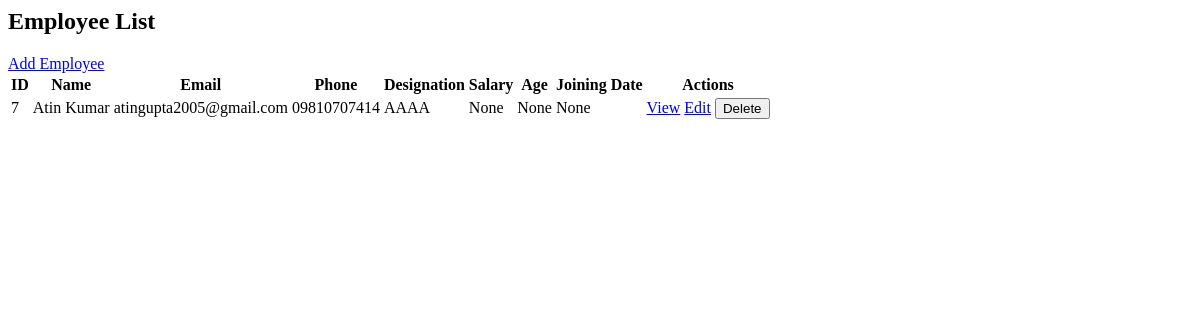
Before: / with the older database file.
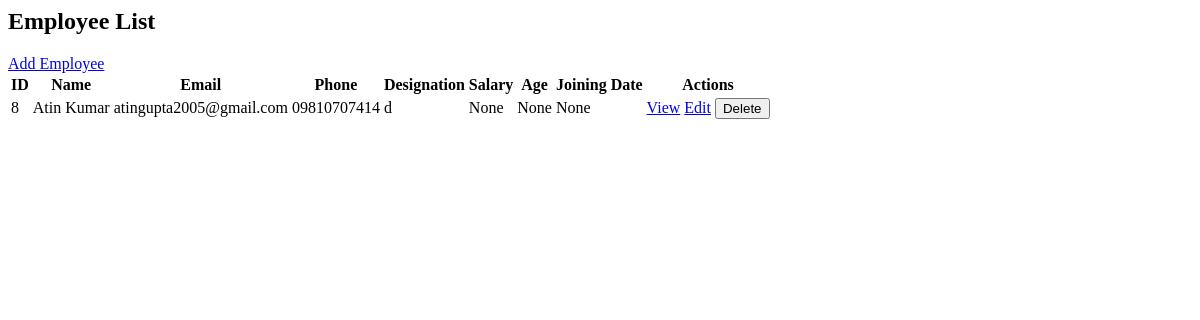
After: the same page with the newer database file.
### tables this page shows
CREATE TABLE employees (
        id INTEGER PRIMARY KEY AUTOINCREMENT,
        name TEXT NOT NULL,
        email TEXT NOT NULL,
        phone TEXT NOT NULL,
        designation TEXT NOT NULL
    , salary REAL, age INTEGER, joining_date TEXT);

### app.py (the view)
@app.route('/')
def home():
    conn = get_db_connection()
    employees = conn.execute('SELECT * FROM employees').fetchall()
    conn.close()
    return render_template('home.html', employees=employees)

### app.py (called while the page is built)
def get_db_connection():
    conn = sqlite3.connect(DATABASE)
    conn.row_factory = sqlite3.Row
    return conn

### templates/home.html (shortened to what this page needs)
{% block content %}
<h2>Employee List</h2>
<a href="{{ url_for('add_employee') }}" class="button">Add Employee</a>
<table>
    <thead>
        <tr>
            <th>ID</th>
            <th>Name</th>
            <th>Email</th>
            <th>Phone</th>
            <th>Designation</th>
            <th>Salary</th>
            <th>Age</th>
            <th>Joining Date</th>
            <th>Actions</th>
        </tr>
    </thead>
    <tbody>
        {% for employee in employees %}
        <tr>
            <td>{{ employee.id }}</td>
            <td>{{ employee.name }}</td>
            <td>{{ employee.email }}</td>
            <td>{{ employee.phone }}</td>
            <td>{{ employee.designation }}</td>
            <td>{{ employee.salary }}</td>
            <td>{{ employee.age }}</td>
            <td>{{ employee.joining_date }}</td>
            <td>
                <a href="{{ url_for('employee_details', id=employee.id) }}" class="button">View</a>
                <a href="{{ url_for('edit_employee', id=employee.id) }}" class="button">Edit</a>
                <form action="{{ url_for('delete_employee', id=employee.id) }}" method="post" style="display:inline;">
                    <button type="submit" class="button delete delete-button">Delete</button>
                </form>
            </td>
        </tr>
        {% endfor %}
    </tbody>
</table>
{% endblock %}

Changed rows visible on the page:
removed employees: id "7", name "Atin Kumar", email "atingupta2005@gmail.com", phone "09810707414", designation "AAAA", salary "None", age "None", joining_date "None"
added employees: id "8", name "Atin Kumar", email "atingupta2005@gmail.com", phone "09810707414", designation "d", salary "None", age "None", joining_date "None"
